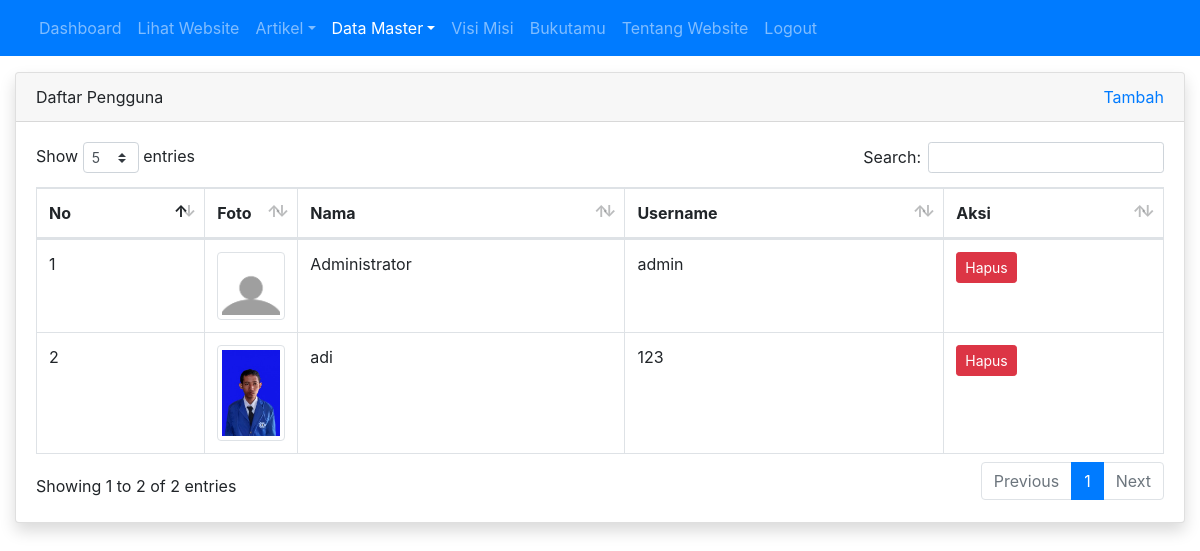
Screenshot of /admin/pengguna/index.php (signed in) with the database file from the repository.
### tables this page shows
CREATE TABLE `tbl_pengguna` (
  `id` int(11) NOT NULL,
  `nama` varchar(100) DEFAULT NULL,
  `username` varchar(20) DEFAULT NULL,
  `password` varchar(255) DEFAULT NULL,
  `foto` varchar(100) DEFAULT NULL
);

### admin/pengguna/index.php (the view, shortened to what this page needs)
<?php
require_once '../../koneksi.php';
$query = mysqli_query($koneksi, "SELECT id, nama, username, foto FROM tbl_pengguna");
$no = 1;
?>
<!DOCTYPE html>
<html>
<head>
	<link rel="stylesheet" href="../../resources/datatables/datatables.min.css">
	<link rel="stylesheet" href="../../resources/css/bootstrap.min.css">
</head>
<body>
	<?php require_once '../navbar.php'; ?>
	<div class="container mt-3">
		<div class="row">
			<div class="col">
				<div class="card shadow">
					<div class="card-header">
						<div class="clearfix">
							<div class="float-left">
								Daftar Pengguna
							</div>
							<div class="float-right">
								<a href="tambah.php">Tambah</a>
							</div>
						</div>
					</div>
					<div class="card-body">
						<table id="table_id" class="dataTable table table-bordered">
						    <thead>
						        <tr>
						            <th>No</th>
						            <th width="50px">Foto</th>
						            <th>Nama</th>
									<th>Username</th>
						            <th>Aksi</th>
						        </tr>
						    </thead>
						    <tbody>
						        <?php while($row = mysqli_fetch_assoc($query)) : ?>
									<tr>
										<td><?= $no++ ?></td>
										<td><img src="../../images/pengguna/<?= $row['foto'] ?>" alt="<?= $row['nama'] ?>" width="100%" class="img-thumbnail"></td>
										<td><?= $row['nama'] ?></td>
										<td><?= $row['username'] ?></td>
										<td>
											<a href="hapus.php?id=<?= $row['id'] ?>" class="btn btn-danger btn-sm" onclick="return confirm('apakah anda yakin?')">Hapus</a>
										</td>
									</tr>
								<?php endwhile; ?>
						    </tbody>
						</table>
					</div>
				</div>
			</div>
		</div>
	</div>
</body>
</html>

### rows the page displays
tbl_pengguna: foto (picture), nama "Administrator", username "admin"
tbl_pengguna: foto (picture), nama "adi", username "123"
